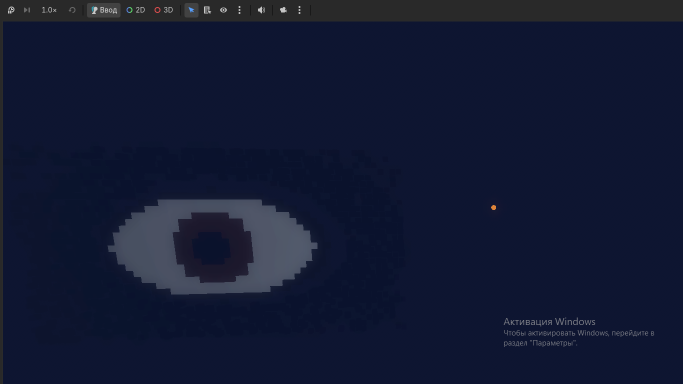
#> input picture reference/primitive_failure_example.png, 1366 x 768 px (shown at 1/2 size)
$ python cpu_ssim_compare.py ../reference/primitive_failure_example.png ../reference/cinematic_eye_fire_reference.png out.png
#> lines starting #> are read from the running program, lines starting #| are printed output that depends on the picture; long printed decimals are rounded
from __future__ import annotations
import json, math, sys
from pathlib import Path
import numpy as np
from PIL import Image

def load_gray(path: Path, size=None):
    im=Image.open(path).convert("L")
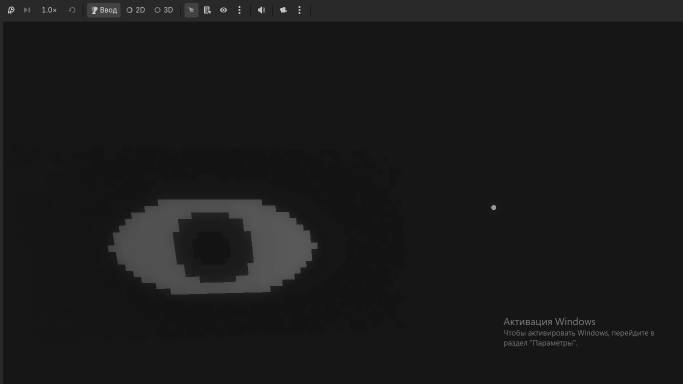
#> im: PIL image 1366x768 L (shown at 1/2 size); min 19, max 227, mean 25.8
    if size is not None and im.size!=size:
        im=im.resize(size,Image.Resampling.LANCZOS)
    return np.asarray(im,dtype=np.float64)
#> call 2 of load_gray, with size = (1366, 768)
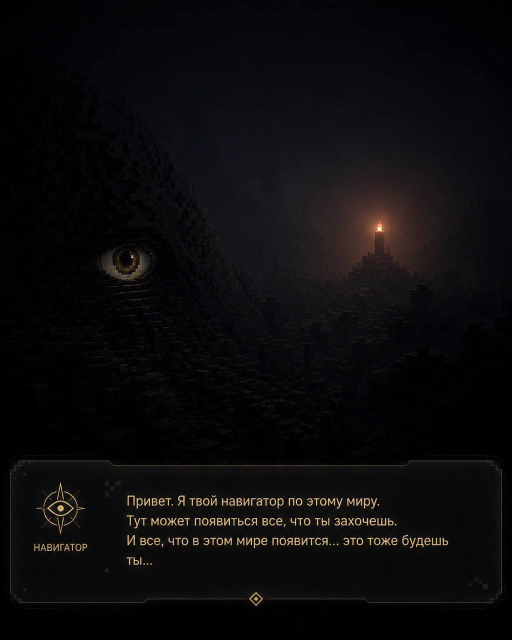
#> input picture reference/cinematic_eye_fire_reference.png, 1024 x 1280 px (shown at 1/2 size)
#> in load_gray (call 2), `im=im.resize(size,Image.Resampling.LANCZOS)`:
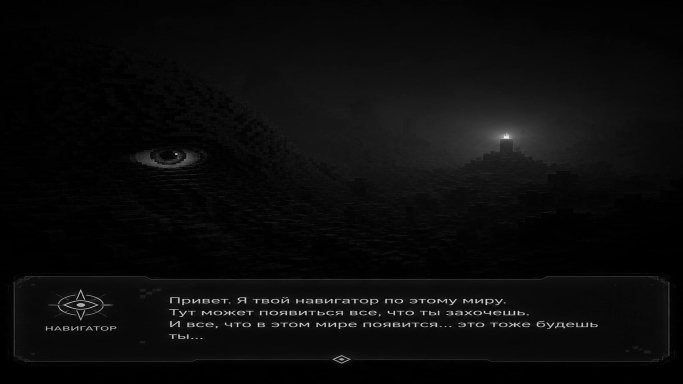
#> im: PIL image 1366x768 L (shown at 1/2 size); min 0, max 247, mean 11.4

def ssim(a,b):
    if a.shape!=b.shape: raise ValueError("shape mismatch")
    c1=(0.01*255)**2;c2=(0.03*255)**2
    ux=a.mean();uy=b.mean();vx=((a-ux)**2).mean();vy=((b-uy)**2).mean();cov=((a-ux)*(b-uy)).mean()
#> after `ux = a.mean()`: ux = 25.8
#> after `uy = b.mean()`: uy = 11.4
#> after `vx = ((a - ux) ** 2).mean()`: vx = 205.6
#> after `vy = ((b - uy) ** 2).mean()`: vy = 329.2
#> after `cov = ((a - ux) * (b - uy)).mean()`: cov = -25.17
    return float(((2*ux*uy+c1)*(2*cov+c2))/((ux*ux+uy*uy+c1)*(vx+vy+c2)))

def main():
    if len(sys.argv)<3: raise SystemExit("usage: cpu_ssim_compare.py baseline.png candidate.png [report.json]")
    base=Path(sys.argv[1]);cand=Path(sys.argv[2]);a=load_gray(base);b=load_gray(cand,a.shape[::-1])
    score=ssim(a,b);report={"baseline":str(base),"candidate":str(cand),"ssim":score,"pass":score>=float(__import__("os").environ.get("QUALITY_SSIM_MIN","0.94")),"cpuOnly":True}
#> after `score = ssim(a, b)`: score = 0.0102
    out=Path(sys.argv[3]) if len(sys.argv)>3 else Path("CPU_SSIM_REPORT.json");out.write_text(json.dumps(report,indent=2),encoding="utf-8")
    print(json.dumps(report))
#| {"baseline": "../reference/primitive_failure_example.png", "candidate": "../reference/cinematic_eye_fire_reference.png", "ssim": 0.01023, "pass": false, "cpuOnly": true}
#> (the run stopped early here; a loop or call above may not have finished)
